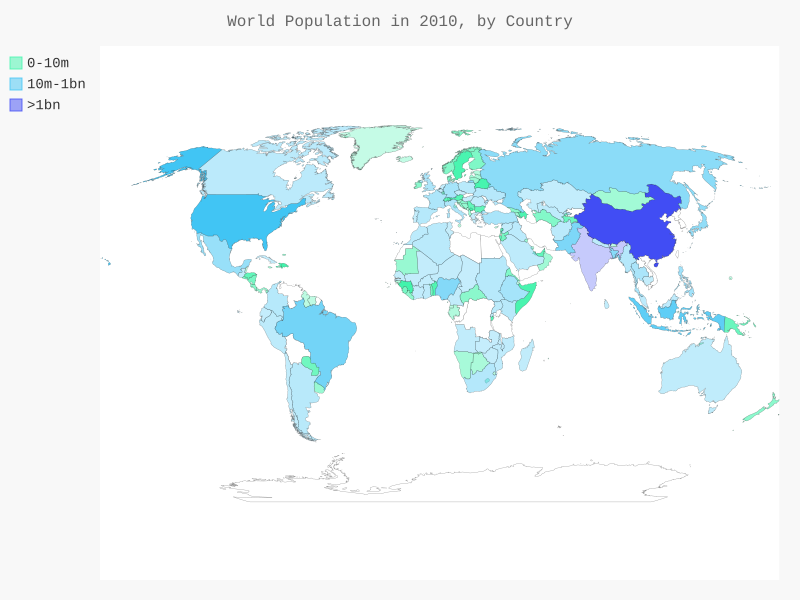

Write the Python code that produced this figure.
import json

from pygal.maps.world import World
from pygal.style import RotateStyle as RS, LightColorizedStyle as LCS

from country_codes import get_country_code

# Load the data into a list.
filename = 'population_data.json'
with open(filename) as f:
    pop_data = json.load(f)

# Build a dictionary of population data.
cc_populations = {}
for pop_dict in pop_data:
    if pop_dict['Year'] == '2010':
        country = pop_dict['Country Name']
        population = int(float(pop_dict['Value']))
        code = get_country_code(country)
        if code:
            cc_populations[code] = population

# Group the countries into 3 population levels.
cc_pops_1, cc_pops_2, cc_pops_3 = {}, {}, {}
for cc, pop in cc_populations.items():
    if pop < 10000000:
        cc_pops_1[cc] = pop
    elif pop < 1000000000:
        cc_pops_2[cc] = pop
    else:
        cc_pops_3[cc] = pop

# See how many countries are in each level.
print(len(cc_pops_1), len(cc_pops_2), len(cc_pops_3))

wm_style = RS('#41f4ac', base_style=LCS)  
wm = World(style=wm_style)
wm.title = 'World Population in 2010, by Country'
wm.add('0-10m', cc_pops_1)
wm.add('10m-1bn', cc_pops_2)
wm.add('>1bn', cc_pops_3)

wm.render_to_file('world_population.svg')
